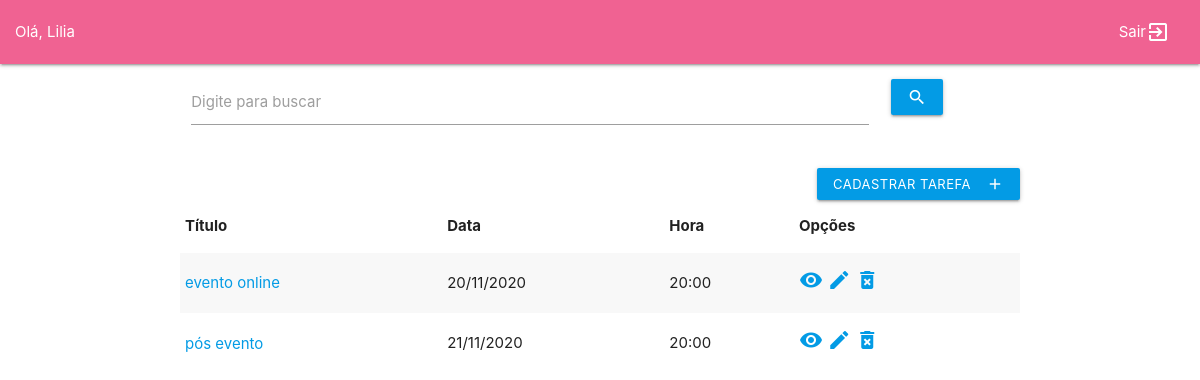
The page /home.php (signed in) on the database its author committed.
### tables this page shows
CREATE TABLE IF NOT EXISTS `tarefas` (
  `cod` int(11) NOT NULL AUTO_INCREMENT,
  `titulo` varchar(255) NOT NULL,
  `data` varchar(255) DEFAULT NULL,
  `hora` varchar(255) DEFAULT NULL,
  `descricao` varchar(255) DEFAULT NULL,
  `usuario_cod` int(11) DEFAULT NULL,
  `categoria` varchar(255) DEFAULT NULL,
  PRIMARY KEY (`cod`)
);

### home.php (the view, shortened to what this page needs)
<?php  require_once("header.php"); ?>
<main class="container">
 <form action="" class="row">
         <div class="input-field col s10">
             <input type="text" name="busca" id="busca">
             <label for="busca">Digite para buscar</label>
         </div>
         <div class="input-field col s2">
             <button class="btn btn-padrao"><i class="material-icons">search</i></button>
         </div>
     </form>
     <div class="input-field col s2">
         <a href="#cadastrar_tarefa" class="waves-effect modal-trigger waves-light btn-small btn-padrao" style="float:right"><i class="material-icons right">add</i>Cadastrar tarefa</a>
     </div>
 <table border="1" class="striped">
     <thead>
         <tr>
             <th>Título</th>
             <th>Data</th>
             <th>Hora</th>
             <th>Opções</th>
         </tr>
     </thead>
     <?php foreach($sql_tarefas as $tarefa){ ?>
     <tr>
         <td><a class="waves-effect waves-light modal-trigger" href="#ver_tarefa<?= $tarefa['codt']?>"><?= $tarefa['titulo']?></a></td>
         <td><?= $tarefa['data']?></td>
         <td><?= $tarefa['hora']?></td>
         <td>
         <a class="waves-effect waves-light modal-trigger" href="#ver_tarefa<?= $tarefa['codt']?>" title="ver tarefa"><i class="material-icons">remove_red_eye</i></a>
         <a class="waves-effect waves-light modal-trigger" href="#editar_tarefa<?= $tarefa['codt']?>" title="editar tarefa"><i class="material-icons">edit</i></a>
         <a class="waves-effect waves-light modal-trigger" href="#excluir_tarefa<?= $tarefa['codt']?>" title="excluir tarefa"><i class="material-icons">delete_forever</i></a>
         </td>
     </tr>
     <?php } ?>
 </table>
 </main>
 <?php require_once("footer.php"); ?>

### rows shown on the page
tarefas: titulo "evento online", data "20/11/2020", hora "20:00"
tarefas: titulo "pós evento", data "21/11/2020", hora "20:00"

### other values the page prints
$_SESSION['nome'] "Lilia"
